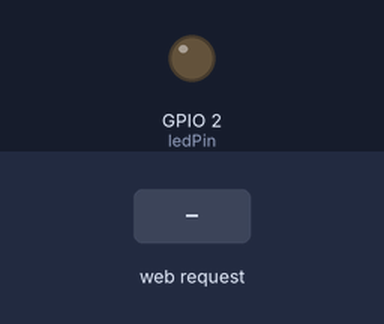
The sketch below on a simulated ESP8266 (NodeMCU). On the bench: output pins drawn as LEDs (lit = HIGH). Inputs (shaded band) come from the test bench. WiFi joins after 1.5 s; servers stay silent unless stated; what the sketch prints to the serial monitor is not drawn.

Above: at 2.7 s.
2.8 s: HTTP request GET /led/off received
At 3.2 s:
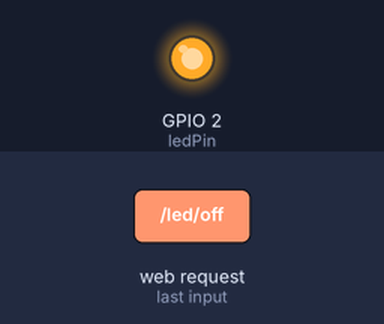
4.3 s: HTTP request GET /led/on received
At 5.5 s:
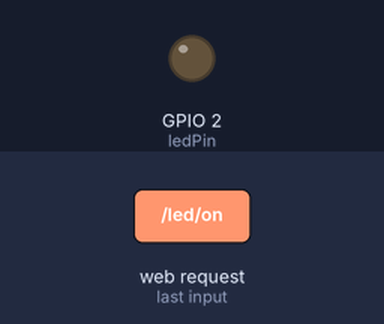
Timing chart, 0 to 7.3 s (numbered marks = the images above; inputs shaded):
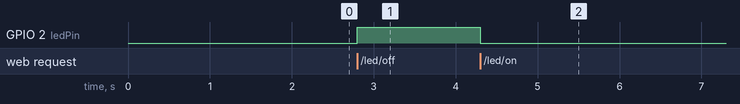

Measured:
- after the input at 2.8 s, GPIO 2 (ledPin): LOW → HIGH at once
- after the input at 4.3 s, GPIO 2 (ledPin): HIGH → LOW at once

The sketch:

Led.ino
```cpp
#include <ESP8266WiFi.h>
#include <ESP8266WebServer.h>

// --- KONFIGURASI WI-FI ---
const char* ssid = "Lantai_3";     // <-- Ganti dengan nama Wi-Fi rumah kamu
const char* password = "1253920464828"; // <-- Ganti dengan password Wi-Fi kamu

// Membuat objek server pada port standar HTTP (80)
ESP8266WebServer server(80);

// Menggunakan LED bawaan modul ESP8266
const int ledPin = LED_BUILTIN;

void handleRoot() {
  server.send(200, "text/plain", "ESP8266 Web Server Aktif!");
}

void handleLEDOn() {
  digitalWrite(ledPin, LOW); // LOW justru MENYALAKAN Built-in LED (Active LOW)
  server.send(200, "text/plain", "LED_NYALA");
}

void handleLEDOff() {
  digitalWrite(ledPin, HIGH);  // HIGH justru MEMATIKAN Built-in LED
  server.send(200, "text/plain", "LED_MATI");
}

void setup() {
  Serial.begin(115200);

  // Inisialisasi LED Bawaan
  pinMode(ledPin, OUTPUT);
  digitalWrite(ledPin, LOW); // Matikan LED bawaan di awal (HIGH = Mati)

  // Mulai menyambungkan ke Wi-Fi
  Serial.println();
  Serial.print("Menghubungkan ke ");
  Serial.println(ssid);
  WiFi.begin(ssid, password);

  while (WiFi.status() != WL_CONNECTED) {
    delay(500);
    Serial.print(".");
  }

  // Koneksi Berhasil, Tampilkan IP Address di Serial Monitor
  Serial.println("");
  Serial.println("Wi-Fi Terhubung!");
  Serial.print("Alamat IP ESP8266: ");
  Serial.println(WiFi.localIP());

  // Mengatur Routing URL Web Server
  server.on("/", handleRoot);
  server.on("/led/on", handleLEDOn);
  server.on("/led/off", handleLEDOff);

  // Mulai Web Server
  server.begin();
  Serial.println("HTTP Web Server telah berjalan.");
}

void loop() {
  server.handleClient(); // Menangani request yang masuk terus-menerus
}
```
